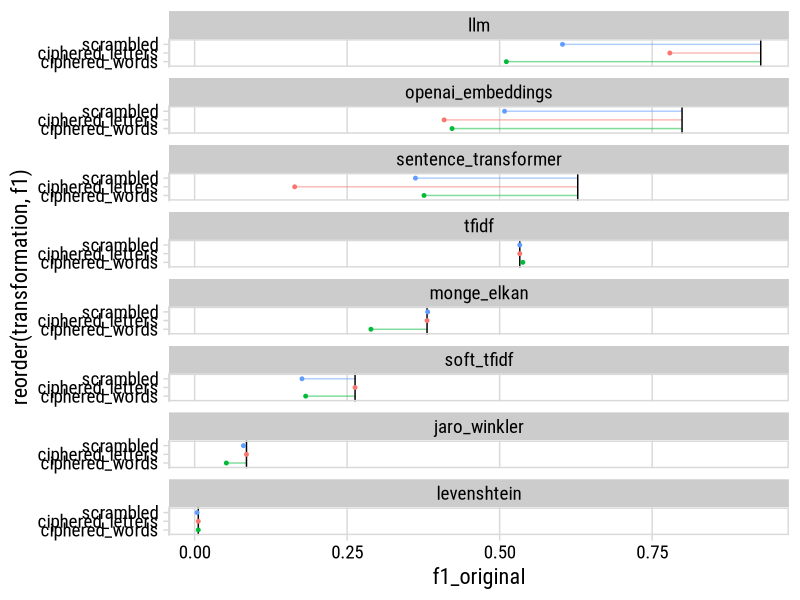
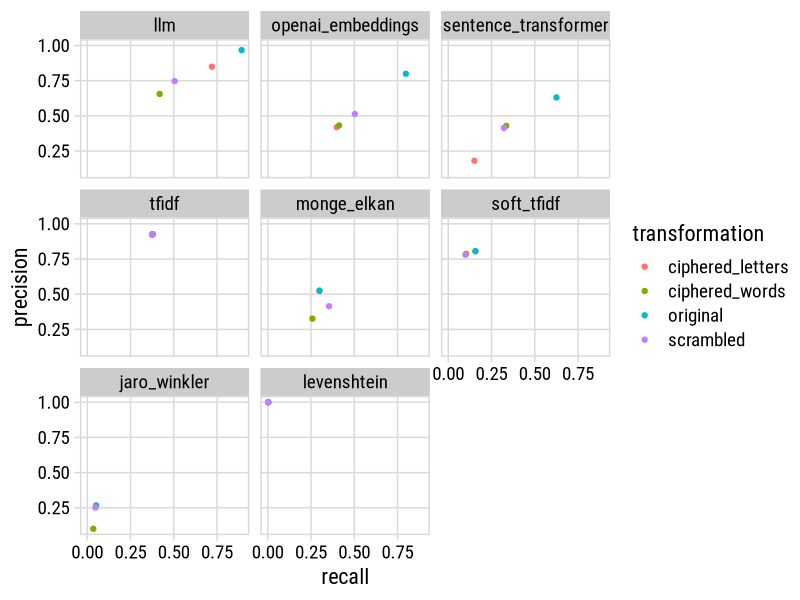
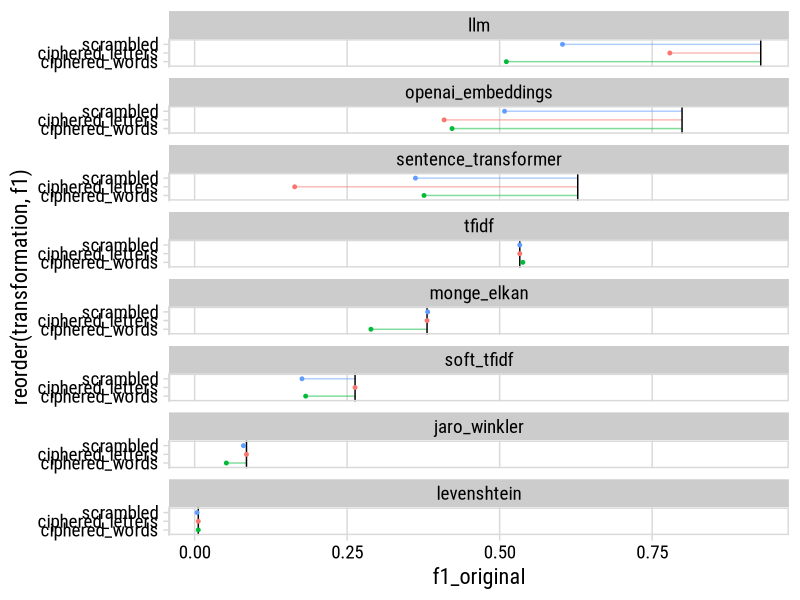
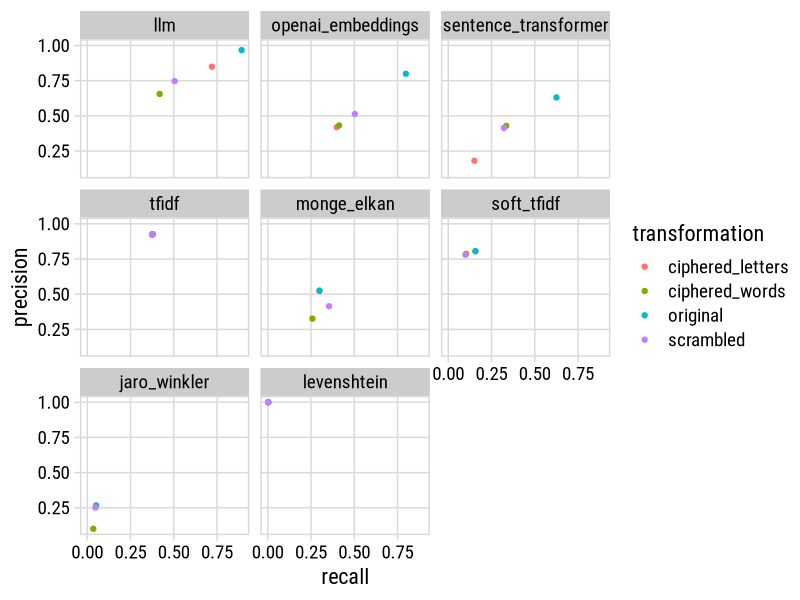

Here is the R script that generated these plots, in order:
library(tidyverse)
library(cowplot)

options(dplyr.width = Inf)

font <- 'Roboto Condensed'

# Load data
df <- read_csv(file.path('results', 'summary.csv')) %>% 
  group_by(method) %>% 
  mutate(max_f1 = max(f1)) %>% 
  ungroup() %>% 
  mutate(method = fct_reorder(method, -max_f1))

df_original <- df %>%
  filter(transformation == 'original') %>%
  select(method, f1_original = f1)

df %>%
  filter(transformation != 'original') %>%
  left_join(df_original, by = 'method') %>%
  ggplot() +
  geom_segment(
    aes(
      x = f1_original,
      xend = f1,
      y = reorder(transformation, f1),
      yend = reorder(transformation, f1),
      color = transformation
    ),
    alpha = 0.5
  ) +
  geom_vline(
    data = df %>%
      filter(transformation == 'original'),
    aes(xintercept = f1)
  ) +
  geom_point(
    aes(
      x = f1,
      y = reorder(transformation, f1),
      color = transformation
    ),
    size = 1
  ) +
  facet_wrap(vars(method), ncol = 1) +
  theme_minimal_vgrid(font_family = font, font_size = 16) +
  theme(
    strip.background = element_rect("grey80"),
    panel.grid.minor = element_blank(),
    plot.title.position = "plot",
    legend.position = 'none',
    panel.background = element_rect(fill = 'white', color = NA),
    plot.background = element_rect(fill = 'white', color = NA)
  ) +
  panel_border()

ggsave(
  filename = file.path('results', 'plots', 'f1_comparison.png'),
  width = 8,
  height = 10
)

df %>% 
  ggplot() +
  geom_point(
    aes(
      x = recall, 
      y = precision,
      color = transformation
    )
  ) +
  facet_wrap(vars(method)) +
  theme_minimal_grid(font_family = font, font_size = 16) +
  theme(
    strip.background = element_rect("grey80"),
    panel.grid.minor = element_blank(),
    plot.title.position = "plot",
    panel.background = element_rect(fill = 'white', color = NA),
    plot.background = element_rect(fill = 'white', color = NA)
  ) +
  panel_border()

ggsave(
  filename = file.path('results', 'plots', 'precision_recall_scatter.png'),
  width = 8,
  height = 6
)
